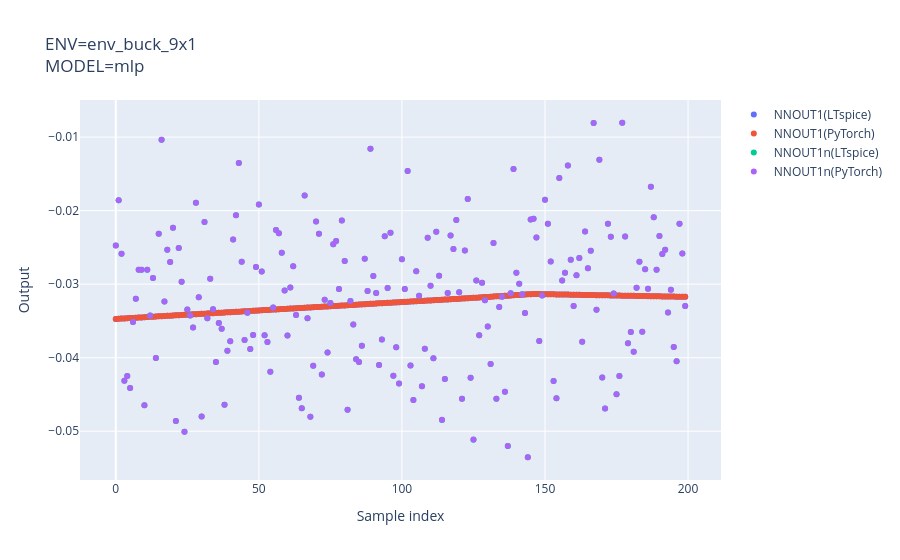

Here is the notebook cell this chart was saved with:
### Code cell
ENV_NAME = "env_buck_9x1"
MODEL_NAME = "mlp"
PY_FILENAME = ENV_NAME + '_' + MODEL_NAME     # output python file name
SP_FILENAME = ENV_NAME + '_' + MODEL_NAME     # output ltspice subcircuit name
actor = step1()
nnouts, nnouts_py, actions, actions_py = step2(actor)
step3(nnouts, nnouts_py, actions, actions_py)

### Figure 1 — Plotly figure (JSON) as saved in the notebook; plotly's stock layout.template omitted (floating-point values rounded to 4 significant figures; data arrays with more than 128 entries replaced by an {"elided": "..."} marker saying what was removed)
{"data": [{"mode": "markers", "name": "NNOUT1(LTspice)", "type": "scatter", "x": {"elided": "200 int values"}, "y": {"elided": "200 float values"}}, {"mode": "markers", "name": "NNOUT1(PyTorch)", "type": "scatter", "x": {"elided": "200 int values"}, "y": {"elided": "200 float values"}}, {"mode": "markers", "name": "NNOUT1n(LTspice)", "type": "scatter", "x": {"elided": "200 int values"}, "y": {"elided": "200 float values"}}, {"mode": "markers", "name": "NNOUT1n(PyTorch)", "type": "scatter", "x": {"elided": "200 int values"}, "y": {"elided": "200 float values"}}], "layout": {"title": {"text": "ENV=env_buck_9x1<br>MODEL=mlp"}, "xaxis": {"title": {"text": "Sample index"}}, "yaxis": {"title": {"text": "Output"}}}}
